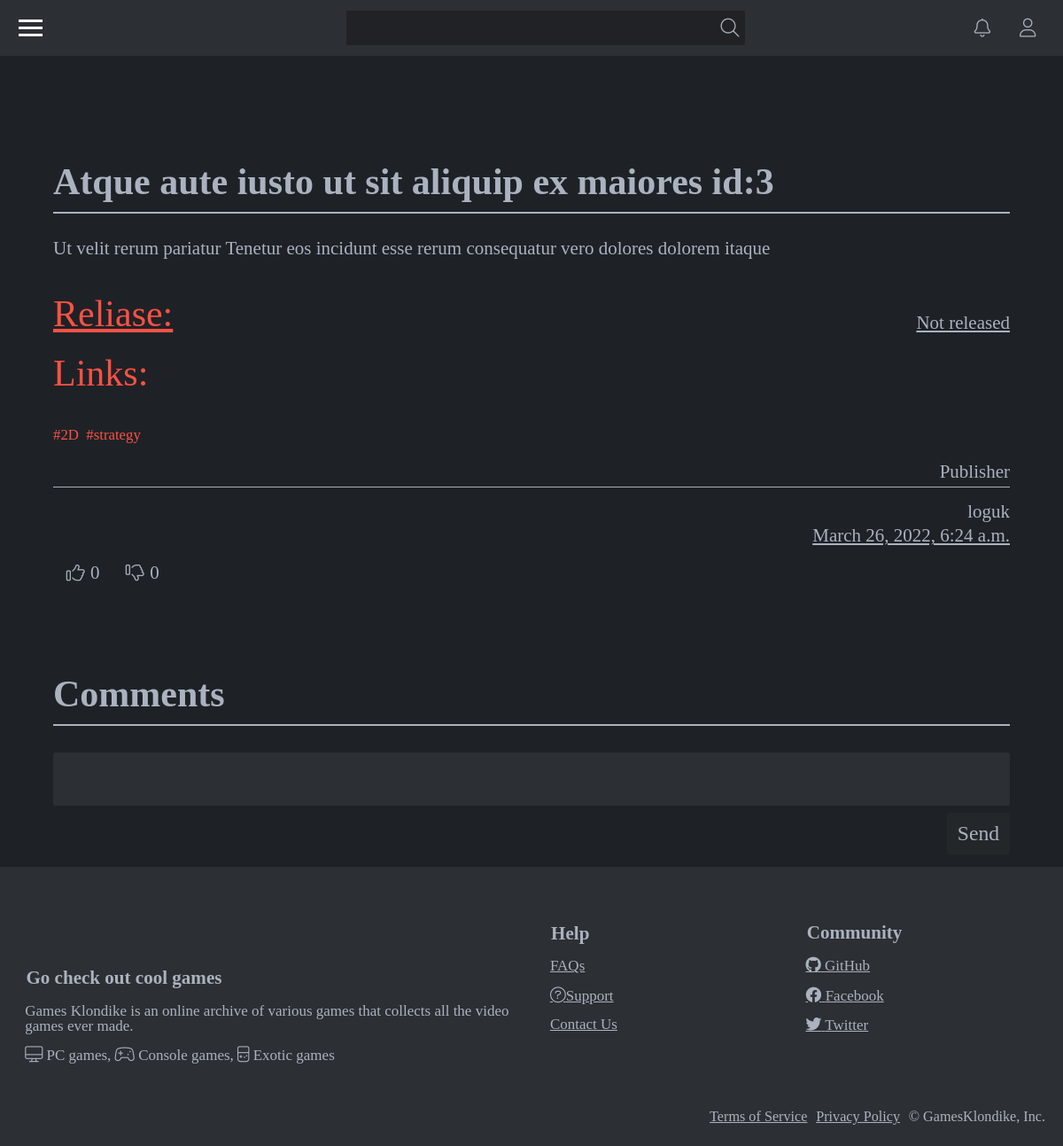
/post/3 (signed in), run on the app's committed database.
### src/posts/models.py (models this page shows, shortened)
class PostGame(models.Model):
    Email = models.ForeignKey(
        User, on_delete=models.CASCADE, related_name='post_game')
    Title = models.CharField(max_length=200, unique=True)
    Description = models.TextField(max_length=10000, blank=True, null=True)
    ReleaseDate = models.DateTimeField(auto_now_add=False)
    PubDate = models.DateTimeField(auto_now_add=True)
    ChangeDate = models.DateTimeField(auto_now=True)
    Tags = models.ManyToManyField(PostTag)
    class Meta:
        verbose_name = 'Game Posts'
        verbose_name_plural = 'Game Posts'

class PostTag(models.Model):
    Tag = models.CharField(max_length=200, unique=True)
    class Meta:
        verbose_name = 'Tags'
        verbose_name_plural = 'TagsXD'
    def __str__(self) -> str:
        return f'{self.Tag}'

### src/oauth/models.py (models this page shows, shortened)
class User(AbstractBaseUser, PermissionsMixin):
    Email = models.EmailField(unique=True)
    UserName = models.CharField(max_length=200, unique=True)
    JoinDate = models.DateTimeField(auto_now_add=True)
    LastDate = models.DateTimeField(auto_now_add=True)
    JoinIP = models.CharField(max_length=200)
    LastIP = models.CharField(max_length=200)
    Avatar = models.ImageField(
        upload_to=get_path_upload_avatar,
        blank=True,
        null=True,
        validators=[FileExtensionValidator(
            allowed_extensions=['jpg', 'jpeg', 'gif', 'png']), validate_size_image]
    )
    objects = UserManager()
    USERNAME_FIELD = 'Email'
    REQUIRED_FIELDS = []
    class Meta:
        verbose_name = 'User'
        verbose_name_plural = 'User'

### src/posts/views.py (the view)
# urls.py: path('post/<str:game>', views_posts.post, name='post'),
    def post(request, game=PostGame.objects.all()[0].id):
        dict = get_post_by_id(game)
        return render(request, 'front/post.html', dict)

### templates/front/post.html (shortened to what this page needs)
{% extends 'layout.html' %} {% load static %} {% block lang %}ru{% endblock %} {% block title %}Home{% endblock %} {% block addictionsBefore %}
<link rel="stylesheet" href="{% static 'icons.css' %}">
<link rel="stylesheet" href="{% static 'main.css' %}"> {% endblock %} {% block header %}{%include 'header.html'%}{% endblock %} {% block main %}
<div class="main">
    <div class="post">
        <div class="post__title">{{title}}</div>
        <div class="post__text">{{text|linebreaks}} </div>
        <div class="post__release">
            <div class="post__release-title">Reliase:</div>
            <div class="post__release-date">Not released</div>
        </div>
        <div class="post__link">
            <div class="post__link-title">Links:</div>
        </div>
        <div class="post__tags">
            {% for tag in tags %}
            <a href="{{tag.link}} " class="post__tag">{{tag.text}} </a>{%endfor%}
        </div>
        <div class="post__publisher">
            <div class="post__pub-title">Publisher</div>
            <a href="{{publisher.link}}" class="post__pub-user">{{publisher.user}}</a>
            <div class="post__pub-date">{{publisher.date}}</div>
        </div>
        <div class="post__likes">
            <form class="likes" action="" method="post">
                <i class="fa-light fa-thumbs-up"></i>
                <div class="count">0</div>
            </form>
            <form class="dislikes" action="" method="post">
                <i class="fa-light fa-thumbs-down"></i>
                <div class="count">0</div>
            </form>
        </div>
        <div class="post__title">Comments</div>
        <form class="post__comment-form" action="" method="post">
            <input type="text" name="newComment" class="input-text" />
            <div class="btn"><span>Send</span></div>
        </form>
    </div>
</div>
{% endblock %} {% block footer %}{%include 'footer.html'%}{% endblock %}

### data on the page
PostGame: Description "Ut velit rerum pariatur Tenetur eos incidunt esse rerum consequatur vero dolores dolorem itaque", date "March 26, 2022, 6:24 a.m."
PostTag: text "2D"
PostTag: text "strategy"
User: user "loguk"

### other printed values
{{ title }} "Atque aute iusto ut sit aliquip ex maiores id:3"
